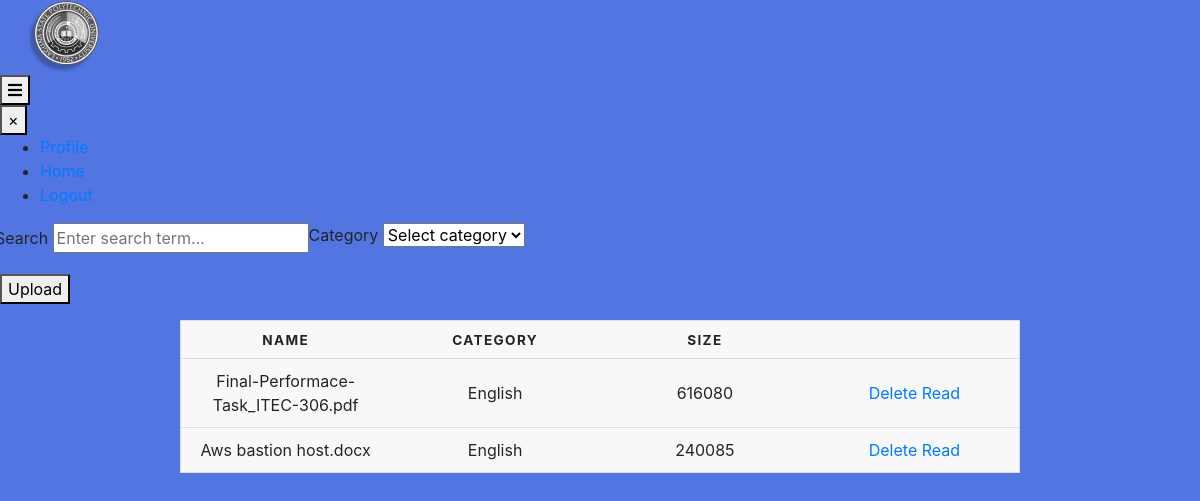
Page /Admin/document.php (signed in) on the committed database.
### tables this page shows
CREATE TABLE `files` (
  `FilesID` int NOT NULL,
  `name` varchar(255) NOT NULL,
  `size` varchar(255) NOT NULL,
  `downloads` varchar(255) NOT NULL,
  `categ` varchar(255) NOT NULL
);

### Admin/document.php (the view, shortened to what this page needs)
<?php
include 'adminPHP/db_connection.php';
$sql = "SELECT * FROM files";
$result = $conn->query($sql);
?>
<!DOCTYPE html>
<html lang="en">
  <head>
    <link
      rel="stylesheet"
      href="https://use.fontawesome.com/releases/v5.8.1/css/all.css"
    />
    <link
      rel="stylesheet"
      href="https://cdnjs.cloudflare.com/ajax/libs/twitter-bootstrap/4.1.3/css/bootstrap.min.css"
    />
    <link rel="stylesheet" href="../css/upload.css" />
  </head>
  <body>
    <header>
        <div class="logo">
            <img src="../icons/lslogo.png" alt="Logo">
        </div>
        <div class="burger-menu">
            <button id="burger-btn">
                <i class="fas fa-bars"></i>
            </button>
        </div>
    </header>
    <div id="side-menu" class="side-menu">
        <button id="close-btn">&times;</button>
        <ul>
            <li><a href="#">Profile</a></li>
            <li><a href="home.php">Home</a></li>
            <li><a href="../index.html" id="logout">Logout</a></li>
        </ul>
    </div>
    <div class="section-container">
        <div class="form-row">
            <div class="form-group">
                <div class="search">
                    <label for="search">Search</label>
                    <input type="text" id="search" name="search" placeholder="Enter search term...">
                </div>
            </div>
            <div class="form-group">
                <div class="category">
                    <label for="category">Category</label>
                    <select id="category" name="category">
                        <option value="">Select category</option>
                    </select>
                </div>
            </div></div>
                <div class="form-group">
                <div class="button-container">
                    <button id="redirectButton">Upload</button>
                </div>
                </div>
            </div>
    <table>
        <thead>
            <tr>
                <th scope="col">Name</th>
                <th scope="col">Category</th>
                <th scope="col">Size</th>
                <th></th>
            </tr>
        </thead>
        <tbody id="fileTableBody">
            <?php
            while ($row = $result->fetch_assoc()) {
                $FilesID = $row['FilesID'];
                echo "
                    <tr>
                        <td data-label='Name'>" . $row['name'] . "</td>
                        <td data-label='Category'>" . $row['categ'] . "</td>
                        <td data-label='Size'>" . $row['size'] . "</td>
                        <td>
                            <a href='../php/upload.php?delete=$FilesID' class='delete-link'>Delete</a>
                            <a href='../php/upload.php?read=$FilesID' target='_blank' class='read-link'>Read</a>
                        </td>
                    </tr>";
            }
            ?>
        </tbody>
    </table>
</body>
</html>

### css/upload.css (style rules this page uses)
body { background-color: #5375E2; overflow: hidden; }
.logo { font-size: 24px; }
table { border: 1px solid #000000; border-collapse: collapse; margin: auto; padding: 0; width: 70%; table-layout: fixed; }
table tr { background-color: #f8f8f8; border: 1px solid #ddd; padding: .35em; }
table th, table td { padding: .625em; text-align: center; }
table th { font-size: .85em; letter-spacing: .1em; text-transform: uppercase; }

### rows in the picture
files: name "Final-Performace-Task_ITEC-306.pdf", categ "English", size "616080"
files: name "Aws bastion host.docx", categ "English", size "240085"
